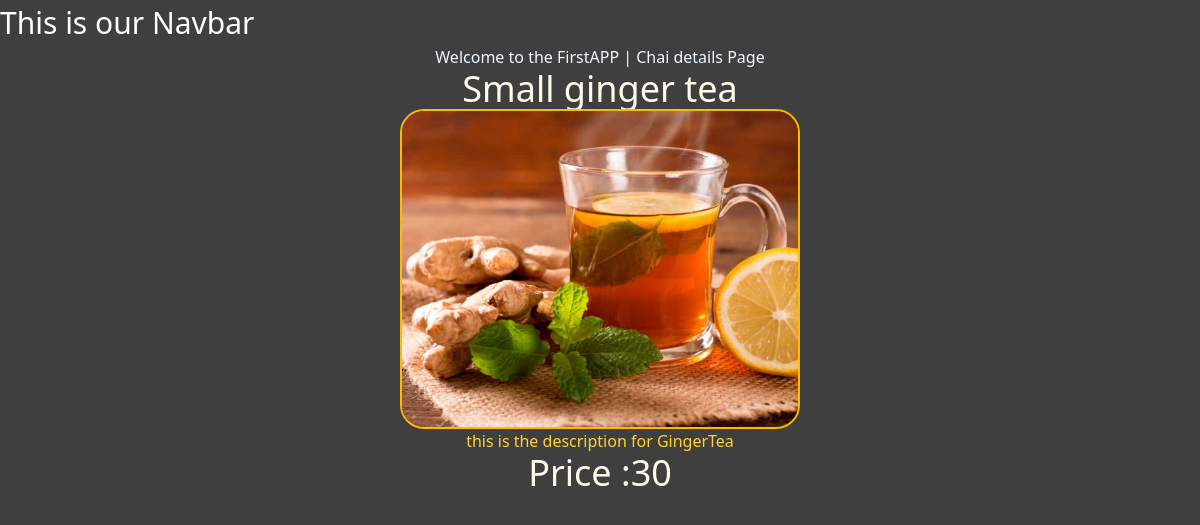
Page /FirstAPP/1/ on the committed database.
### FirstAPP/models.py (models this page shows, shortened)
class ChaiVarity(models.Model):
    CHAI_TYPE_CHOICE = [
        ('MML', "Medium MASALA"),
        ('LML', "Large MASALA"),
        ('GR', "GINGER"),
        ('KL', "KIWI"),
        ('PL', "PLAIN"),
        ('EL', "ELACHI")
    ]
    name = models.CharField(max_length=100)
    image = models.ImageField(upload_to='FirstAPP/')
    date_added = models.DateTimeField(default=timezone.now)
    type = models.CharField(max_length=3, choices=CHAI_TYPE_CHOICE)
    description = models.TextField(default='')
    price = models.TextField(default='')

### FirstAPP/views.py (the view)
# urls.py: path('<int:chai_id>/',views.chai_details, name='chai_details'),
def chai_details(request,chai_id):
    chai = get_object_or_404(ChaiVarity,pk=chai_id)
    return render(request,'FirstAPP/chai_details.html', {'chai':chai} )

### FirstAPP/templates/FirstAPP/chai_details.html (shortened to what this page needs)
{% extends "layout.html" %}
{% block content %}
<h1>Welcome to the FirstAPP | Chai details Page </h1>
<h3 class='text-amber-50 text-4xl text-center'>{{chai.name}}</h3>
        <div class= "rounded-3xl p-4 flex justify-center">
            <img src="{{chai.image.url}}" alt=""
                class="border-2 border-amber-400 rounded-3xl overflow-hidden w-100 h-80">
        </div>
<p class='text-amber-300 text-center'>{{chai.description}}</p>
<h3 class='text-amber-50 text-4xl text-center'>Price :{{chai.price}}</h3>
{% endblock %}

### static/style.css (style rules this page uses)
* { padding: 0px; margin: 0px; box-sizing: border-box; }
body { background-color: #3f3f3f; }
h1 { text-align: center; color: aliceblue; }

### rows in the picture
ChaiVarity: name "Small ginger tea", image (picture), description "this is the description for GingerTea", price "30"
